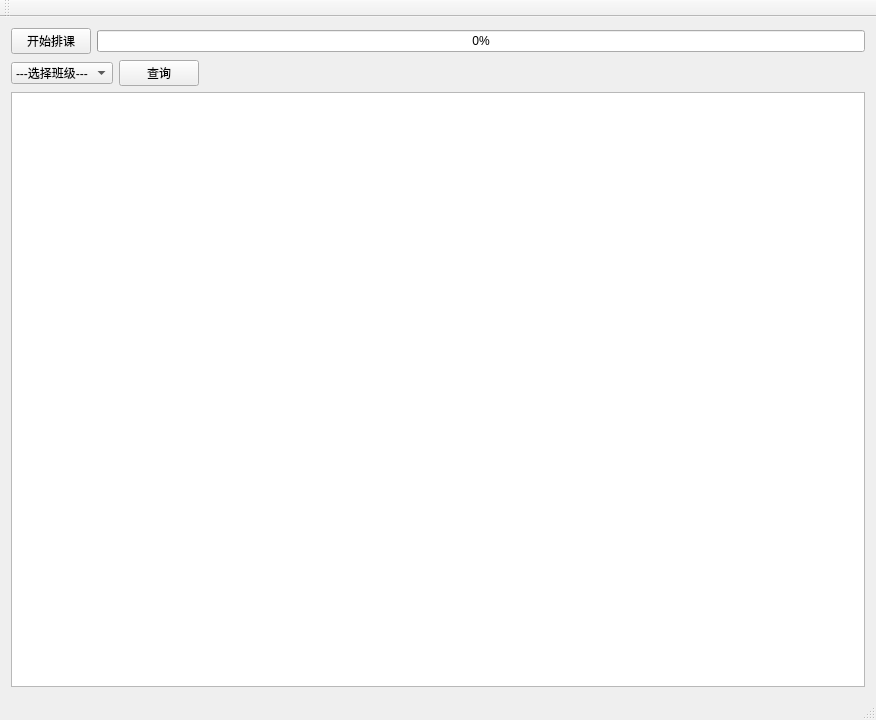
<?xml version="1.0" encoding="UTF-8"?>
<ui version="4.0">
 <class>MainWindow</class>
 <widget class="QMainWindow" name="MainWindow">
  <property name="geometry">
   <rect>
    <x>0</x>
    <y>0</y>
    <width>876</width>
    <height>720</height>
   </rect>
  </property>
  <property name="windowTitle">
   <string>MainWindow</string>
  </property>
  <widget class="QWidget" name="centralWidget">
   <layout class="QVBoxLayout" name="verticalLayout">
    <item>
     <layout class="QHBoxLayout" name="horizontalLayout">
      <item>
       <widget class="QPushButton" name="pushButton">
        <property name="text">
         <string>开始排课</string>
        </property>
       </widget>
      </item>
      <item>
       <widget class="QProgressBar" name="progressBar">
        <property name="value">
         <number>0</number>
        </property>
       </widget>
      </item>
     </layout>
    </item>
    <item>
     <layout class="QHBoxLayout" name="horizontalLayout_2">
      <item>
       <widget class="QComboBox" name="comboBox">
        <item>
         <property name="text">
          <string>---选择班级---</string>
         </property>
        </item>
        <item>
         <property name="text">
          <string>1</string>
         </property>
        </item>
        <item>
         <property name="text">
          <string>2</string>
         </property>
        </item>
        <item>
         <property name="text">
          <string>3</string>
         </property>
        </item>
        <item>
         <property name="text">
          <string>4</string>
         </property>
        </item>
        <item>
         <property name="text">
          <string>5</string>
         </property>
        </item>
       </widget>
      </item>
      <item>
       <widget class="QPushButton" name="pushButton_2">
        <property name="text">
         <string>查询</string>
        </property>
       </widget>
      </item>
      <item>
       <spacer name="horizontalSpacer">
        <property name="orientation">
         <enum>Qt::Horizontal</enum>
        </property>
        <property name="sizeHint" stdset="0">
         <size>
          <width>40</width>
          <height>20</height>
         </size>
        </property>
       </spacer>
      </item>
     </layout>
    </item>
    <item>
     <widget class="QTableView" name="tableView"/>
    </item>
   </layout>
  </widget>
  <widget class="QMenuBar" name="menuBar">
   <property name="geometry">
    <rect>
     <x>0</x>
     <y>0</y>
     <width>876</width>
     <height>17</height>
    </rect>
   </property>
  </widget>
  <widget class="QToolBar" name="mainToolBar">
   <attribute name="toolBarArea">
    <enum>TopToolBarArea</enum>
   </attribute>
   <attribute name="toolBarBreak">
    <bool>false</bool>
   </attribute>
  </widget>
  <widget class="QStatusBar" name="statusBar"/>
 </widget>
 <layoutdefault spacing="6" margin="11"/>
 <resources/>
 <connections/>
</ui>
